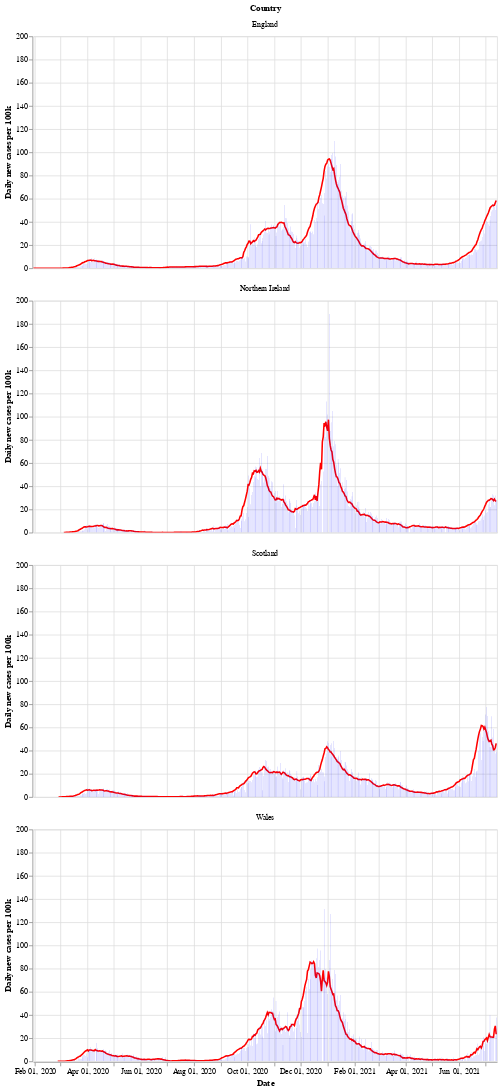

Write notebook code for a chart like this one.
### Markdown cell above
Next is a bar chart of the number of new cases in each country (per 100k population), with the 7 day moving average of cases. Again we see that Wales saw a longer period of raising and falling cases compared to the other countries.

After a period of cases falling, each nation is now seeing a rise in the number of cases - especially in Wales.

### Code cell
# collapse
bars = alt.Chart(uk_cases).mark_bar().encode(
    x=alt.X("yearmonthdate(date):T", axis=alt.Axis(title='Date')),
    y=alt.Y("newCasesRate:Q", axis=alt.Axis(title='Daily new cases per 100k')),
    tooltip='newCasesRate',
    color=alt.condition(
        alt.datum.dailyChange > 0,
        alt.value("orange"),  # The positive color
        alt.value("blue")  # The negative color
    )
).properties(title='New cases per 100k population with rolling 7 day average', width=600).interactive()
line = alt.Chart(uk_cases).mark_line(
    color='red',
    size=2,
).transform_window(
    rolling_mean='mean(newCasesRate)',
    frame=[0, 7],
    groupby=['areaName']
).encode(
    x='yearmonthdate(date):T',
    y='rolling_mean:Q'
)
alt.layer(line, bars, data=uk_cases).facet(alt.Row('areaName', title='Country'), columns=1)

### Figure 1 — Vega-Lite specification as saved in the notebook (floating-point values rounded to 4 significant figures; data arrays with more than 128 entries replaced by an {"elided": "..."} marker saying what was removed)
{"config": {"view": {"continuousWidth": 400, "continuousHeight": 300}}, "data": {"name": "data-9aee8295b0e5bb3dac00f3bc78126111"}, "facet": {"type": "nominal", "field": "areaName", "title": "Country"}, "spec": {"layer": [{"mark": {"type": "line", "color": "red", "size": 2}, "encoding": {"x": {"type": "temporal", "field": "date", "timeUnit": "yearmonthdate"}, "y": {"type": "quantitative", "field": "rolling_mean"}}, "transform": [{"window": [{"op": "mean", "field": "newCasesRate", "as": "rolling_mean"}], "frame": [0, 7], "groupby": ["areaName"]}]}, {"mark": "bar", "encoding": {"color": {"condition": {"value": "orange", "test": "(datum.dailyChange > 0)"}, "value": "blue"}, "tooltip": {"type": "quantitative", "field": "newCasesRate"}, "x": {"type": "temporal", "axis": {"title": "Date"}, "field": "date", "timeUnit": "yearmonthdate"}, "y": {"type": "quantitative", "axis": {"title": "Daily new cases per 100k"}, "field": "newCasesRate"}}, "selection": {"selector002": {"type": "interval", "bind": "scales", "encodings": ["x", "y"]}}, "title": "New cases per 100k population with rolling 7 day average", "width": 600}]}, "columns": 1, "$schema": "https://vega.github.io/schema/vega-lite/v4.8.1.json", "datasets": {"data-9aee8295b0e5bb3dac00f3bc78126111": {"elided": "2032 records"}}}
